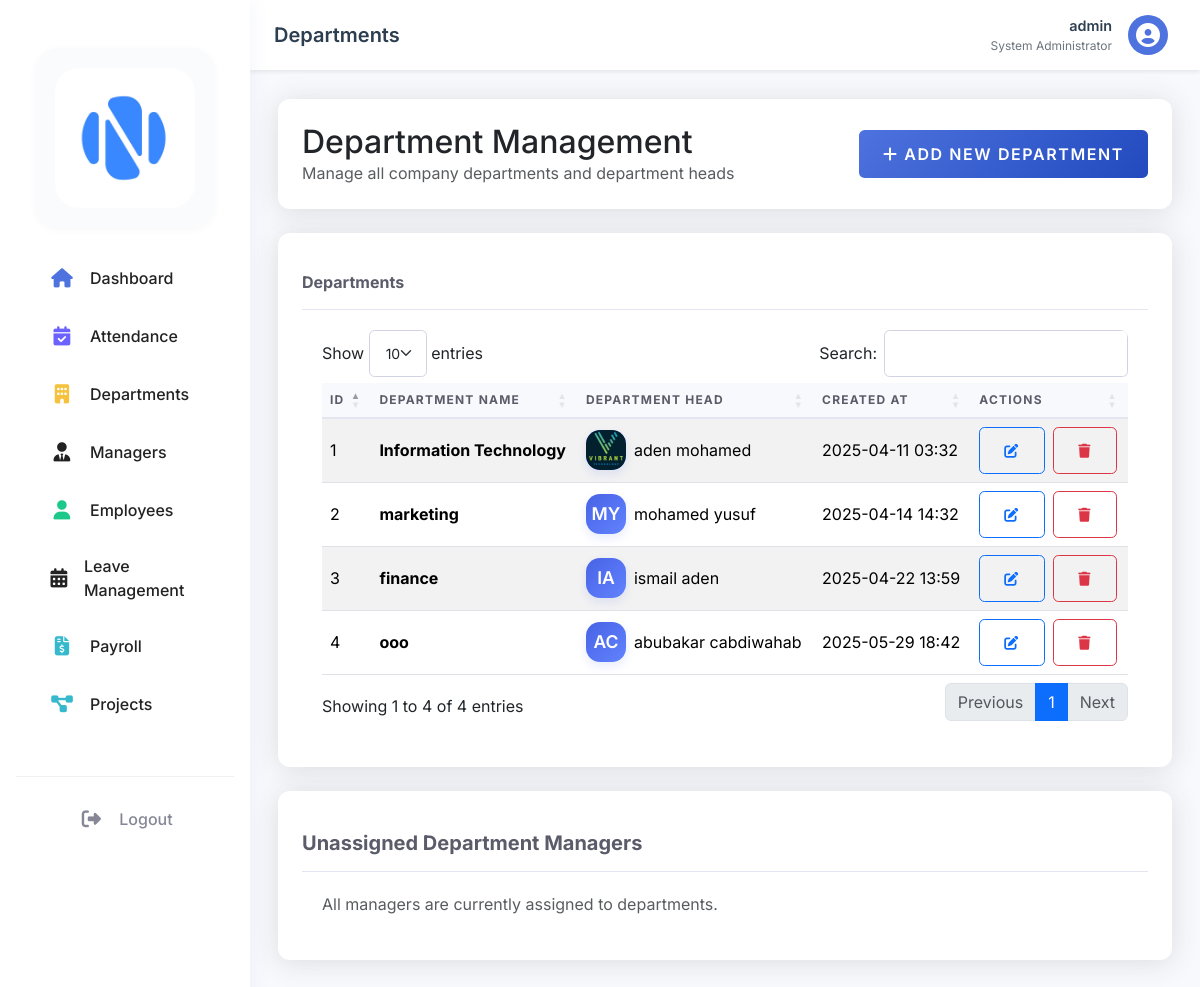
/dashboard/admin/departments.php (signed in), run on the app's committed database.
### tables this page shows
CREATE TABLE `users` (
  `user_id` int(11) NOT NULL,
  `username` varchar(50) NOT NULL,
  `password` varchar(255) NOT NULL,
  `email` varchar(100) NOT NULL,
  `role` enum('admin','hr','manager','employee') NOT NULL,
  `status` enum('active','inactive') DEFAULT 'active',
  `created_at` timestamp NOT NULL DEFAULT current_timestamp(),
  `last_login` timestamp NULL DEFAULT NULL
);

CREATE TABLE `departments` (
  `dept_id` int(11) NOT NULL,
  `dept_name` varchar(100) NOT NULL,
  `dept_head` int(11) DEFAULT NULL,
  `created_at` timestamp NOT NULL DEFAULT current_timestamp()
);

CREATE TABLE `employees` (
  `emp_id` int(11) NOT NULL,
  `user_id` int(11) DEFAULT NULL,
  `first_name` varchar(50) NOT NULL,
  `last_name` varchar(50) NOT NULL,
  `dept_id` int(11) DEFAULT NULL,
  `position` varchar(100) DEFAULT NULL,
  `hire_date` date DEFAULT NULL,
  `basic_salary` decimal(10,2) DEFAULT 0.00,
  `salary` decimal(10,2) DEFAULT NULL,
  `phone` varchar(20) DEFAULT NULL,
  `address` text DEFAULT NULL,
  `profile_image` varchar(255) DEFAULT NULL,
  `gender` enum('male','female') NOT NULL DEFAULT 'male'
);

### dashboard/admin/departments.php (the view, shortened to what this page needs)
<?php
require_once '../../config/database.php';
try {
    $stmt = $pdo->query("
        SELECT d.*, CONCAT(e.first_name, ' ', e.last_name) as head_name
        FROM departments d
        LEFT JOIN users u ON d.dept_head = u.user_id
        LEFT JOIN employees e ON u.user_id = e.user_id
        ORDER BY d.dept_name
    ");
    $departments = $stmt->fetchAll();
    $stmt = $pdo->query("
        SELECT u.user_id, CONCAT(e.first_name, ' ', e.last_name) as full_name
        FROM users u
        JOIN employees e ON u.user_id = e.user_id
        WHERE u.role = 'manager'
        AND u.status = 'active'
        AND u.user_id NOT IN (SELECT dept_head FROM departments WHERE dept_head IS NOT NULL)
        ORDER BY e.first_name
    ");
    $unassigned_managers = $stmt->fetchAll();
} catch (PDOException $e) {
    $error = "Error fetching data: " . $e->getMessage();
}
?>
<!DOCTYPE html>
<html lang="en">
<head>
    <link href="https://cdn.jsdelivr.net/npm/bootstrap@5.3.2/dist/css/bootstrap.min.css" rel="stylesheet">
    <link rel="stylesheet" href="https://cdnjs.cloudflare.com/ajax/libs/font-awesome/6.4.0/css/all.min.css">
    <link rel="stylesheet" href="https://cdn.datatables.net/1.11.5/css/dataTables.bootstrap5.min.css">
    <link rel="stylesheet" href="../../assets/css/dashboard.css">
</head>
<body>
    <?php include 'includes/sidebar.php'; ?>
    <div class="main-content" id="main-content">
        <?php include 'includes/topbar.php'; ?>
        <div class="container-fluid py-4">
            <div class="dashboard-header mb-4">
                <div class="d-flex justify-content-between align-items-center">
                    <div>
                        <h1 class="h2 mb-0">Department Management</h1>
                        <p class="text-muted mb-0">Manage all company departments and department heads</p>
                    </div>
                    <button class="btn btn-primary" data-bs-toggle="modal" data-bs-target="#addDeptModal">
                        <i class="fas fa-plus"></i> Add New Department
                    </button>
                </div>
            </div>
            <div class="modern-card">
                <div class="card-header d-flex justify-content-between align-items-center">
                    <h6 class="card-title mb-0">Departments</h6>
                </div>
                <div class="card-body">
                    <div class="table-responsive">
                        <table id="departmentsTable" class="table table-striped table-hover align-middle">
                            <thead class="table-light">
                                <tr>
                                    <th>ID</th>
                                    <th>Department Name</th>
                                    <th>Department Head</th>
                                    <th>Created At</th>
                                    <th>Actions</th>
                                </tr>
                            </thead>
                            <tbody>
                                <?php foreach ($departments as $dept): ?>
                                <tr>
                                    <td><?php echo $dept['dept_id']; ?></td>
                                    <td><strong><?php echo htmlspecialchars($dept['dept_name']); ?></strong></td>
                                    <td>
                                        <div class="d-flex align-items-center gap-2">
                                            <div class="team-avatar">
                                                <?php
                                                $headImg = null;
                                                $headFirst = '';
                                                $headLast = '';
                                                if (!empty($dept['dept_head'])) {
                                                    $stmtHead = $pdo->prepare("SELECT e.profile_image, e.first_name, e.last_name FROM employees e JOIN users u ON e.user_id = u.user_id WHERE u.user_id = ?");
                                                    $stmtHead->execute([$dept['dept_head']]);
                                                    $headRow = $stmtHead->fetch();
                                                    if ($headRow) {
                                                        $headImg = $headRow['profile_image'] ?? null;
                                                        $headFirst = $headRow['first_name'] ?? '';
                                                        $headLast = $headRow['last_name'] ?? '';
                                                    }
                                                }
                                                if ($headImg) {
                                                    echo '<img src="../../uploads/profile_photos/' . htmlspecialchars($headImg) . '" alt="Profile" />';
                                                } elseif ($headFirst || $headLast) {
                                                    $initials = strtoupper(substr($headFirst, 0, 1) . substr($headLast, 0, 1));
                                                    echo $initials;
                                                } else {
                                                    echo 'NA';
                                                }
                                                ?>
                                            </div>
                                            <span>
                                                <?php
                                                if ($headFirst || $headLast) {
                                                    echo htmlspecialchars(trim($headFirst . ' ' . $headLast));
                                                } else {
                                                    echo 'NA';
                                                }
                                                ?>
                                            </span>
                                        </div>
                                    </td>
                                    <td><?php echo date('Y-m-d H:i', strtotime($dept['created_at'])); ?></td>
                                    <td>
                                        <button class="btn btn-sm btn-outline-primary me-1" title="Edit" onclick="editDepartment(<?php echo htmlspecialchars(json_encode($dept)); ?>)">
                                            <i class="fas fa-edit"></i>
                                        </button>
                                        <button class="btn btn-sm btn-outline-danger" title="Delete" onclick="deleteDepartment(<?php echo $dept['dept_id']; ?>)">
                                            <i class="fas fa-trash"></i>
                                        </button>
                                    </td>
                                </tr>
                                <?php endforeach; ?>
                            </tbody>
                        </table>
                    </div>
                </div>
            </div>
            <div class="modern-card">
                <div class="card-header">
                    <h5 class="card-title mb-0">Unassigned Department Managers</h5>
                </div>
                <div class="card-body">
                    <?php if (count($unassigned_managers) > 0): ?>
                        <div class="table-responsive">
                            <table class="table table-striped">
                                <thead>
                                    <tr>
                                        <th>Manager Name</th>
                                        <th>Action</th>
                                    </tr>
                                </thead>
                                <tbody>
                                    <?php foreach ($unassigned_managers as $manager): ?>
                                    <tr>
                                        <td>
    <div class="d-flex align-items-center gap-2">
        <div class="team-avatar">
            <?php
            $img = null;
            $first = '';
            $last = '';
            if (!empty($manager['user_id'])) {
                $stmtImg = $pdo->prepare("SELECT profile_image, first_name, last_name FROM employees WHERE user_id = ?");
                $stmtImg->execute([$manager['user_id']]);
                $imgRow = $stmtImg->fetch();
                if ($imgRow) {
                    $img = $imgRow['profile_image'] ?? null;
                    $first = $imgRow['first_name'] ?? '';
                    $last = $imgRow['last_name'] ?? '';
                }
            }
            if ($img) {
                echo '<img src="../../uploads/profile_photos/' . htmlspecialchars($img) . '" alt="Profile" />';
            } elseif ($first || $last) {
                $initials = strtoupper(substr($first, 0, 1) . substr($last, 0, 1));
                echo $initials;
            } else {
                echo 'NA';
            }
            ?>
        </div>
        <span>
            <?php
            if ($first || $last) {
                echo htmlspecialchars(trim($first . ' ' . $last));
            } else {
                echo 'NA';
            }
            ?>
        </span>
    </div>
</td>
                                        <td>
                                            <button class="btn btn-sm btn-primary" data-bs-toggle="modal" data-bs-target="#addDeptModal"
                                                onclick="preSelectManager('<?php echo $manager['user_id']; ?>')">
                                                <i class="fas fa-plus"></i> Assign to Department
                                            </button>
                                        </td>
                                    </tr>
                                    <?php endforeach; ?>
                                </tbody>
                            </table>
                        </div>
                    <?php else: ?>
                        <p class="text-muted mb-0">All managers are currently assigned to departments.</p>
                    <?php endif; ?>
                </div>
            </div>
        </div>
    </div>
</body>
</html>

### dashboard/admin/includes/topbar.php (shortened to what this page needs)
<?php
$stmt = $pdo->prepare("SELECT * FROM users WHERE user_id = ? AND role = 'admin'");
$stmt->execute([$_SESSION['user_id']]);
$admin = $stmt->fetch();
?>
<nav class="topbar">
    <div class="topbar-left">
        <div class="page-title">
            <?php
            $current_page = basename($_SERVER['PHP_SELF'], '.php');
            echo ucfirst($current_page);
            ?>
        </div>
    </div>
    <div class="topbar-right">
        <div class="profile-dropdown">
            <button class="profile-btn" onclick="toggleProfileMenu()">
                <div class="profile-info">
                    <span class="profile-name"><?php echo htmlspecialchars($admin['username']); ?></span>
                    <span class="profile-department">System Administrator</span>
                </div>
                <div class="profile-avatar">
                    <i class="fas fa-user-circle"></i>
                </div>
            </button>
        </div>
    </div>
</nav>

### data on the page
users: username "admin"
departments: dept_id "3", dept_name "finance", employees.first_name+last_name "IA", employees.first_name+last_name "ismail aden", created_at "2025-04-22 13:59"
departments: dept_id "1", dept_name "Information Technology", employees.profile_image (picture), employees.first_name+last_name "aden mohamed", created_at "2025-04-11 03:32"
departments: dept_id "2", dept_name "marketing", employees.first_name+last_name "MY", employees.first_name+last_name "mohamed yusuf", created_at "2025-04-14 14:32"
departments: dept_id "4", dept_name "ooo", employees.first_name+last_name "AC", employees.first_name+last_name "abubakar cabdiwahab", created_at "2025-05-29 18:42"

### other printed values
$current_page "Departments"
